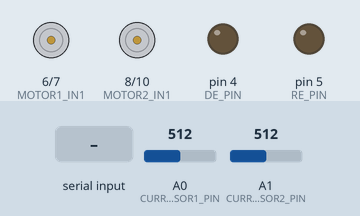
The sketch below on a simulated Arduino Uno, built with avr-gcc and run on an emulated ATmega328P. On the bench: motor-driver pin pairs drawn as motors (green arrow = first pin HIGH = forward, orange = second pin HIGH = backward, longer = more drive, scaled by the enable pin), output pins drawn as LEDs (lit = HIGH). The test bench sets the inputs (shaded band); at power-on: A0 (CURRENT_SENSOR1_PIN) = 512, A1 (CURRENT_SENSOR2_PIN) = 512.

Above: at 1.2 s.
1.3 s: "REQUEST_SLAVE2\n" received over the second serial link
At 2.5 s:
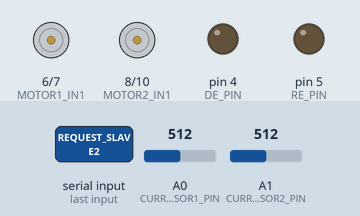
2.8 s: "ShutterOpen\n" received over the second serial link
At 3.3 s:
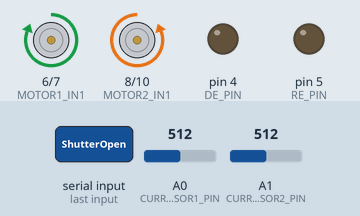
4.3 s: "ShutterClose\n" received over the second serial link
At 5.5 s:
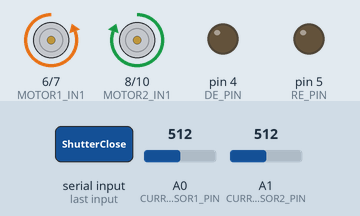
5.8 s: "REQUEST_SLAVE2\n" received over the second serial link
At 7.0 s:
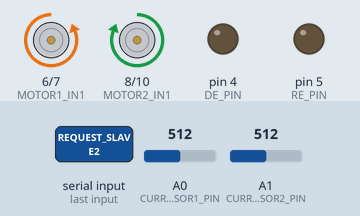
7.3 s: "Stop\n" received over the second serial link
At 8.0 s:
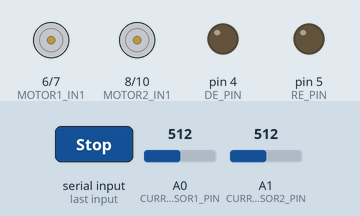
Timing chart, 0 to 9.8 s (numbered marks = the images above; inputs shaded):
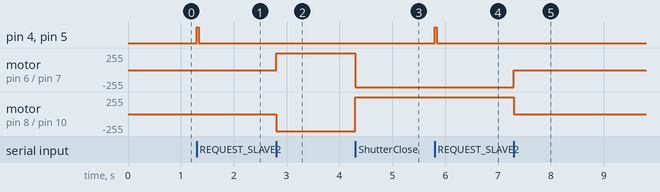

The sketch:

sketch_slave2.ino
```cpp
#include <SoftwareSerial.h>

#define CURRENT_SENSOR1_PIN A0
#define CURRENT_SENSOR2_PIN A1
#define MOTOR1_IN1 6
#define MOTOR1_IN2 7
#define MOTOR1_EN 9
#define MOTOR2_IN1 8
#define MOTOR2_IN2 10
#define MOTOR2_EN 11

#define DE_PIN 4
#define RE_PIN 5

int slaveID = 2;

SoftwareSerial rs485(10, 11);  // RS485 통신 (RX = 10, TX = 11)

void setup() {
  pinMode(MOTOR1_IN1, OUTPUT);
  pinMode(MOTOR1_IN2, OUTPUT);
  pinMode(MOTOR1_EN, OUTPUT);

  pinMode(MOTOR2_IN1, OUTPUT);
  pinMode(MOTOR2_IN2, OUTPUT);
  pinMode(MOTOR2_EN, OUTPUT);

  pinMode(DE_PIN, OUTPUT);
  pinMode(RE_PIN, OUTPUT);
  digitalWrite(DE_PIN, LOW);
  digitalWrite(RE_PIN, LOW);

  rs485.begin(9600);
  Serial.begin(9600);
}

void loop() {
  if (rs485.available()) {
    String command = rs485.readStringUntil('\n');
    command.trim();

    if (command == "REQUEST_SLAVE2") {
      sendCurrentData();
    } else {
      controlMotors(command);
    }
  }
}

void controlMotors(String command) {
  if (command == "ShutterOpen") {
    digitalWrite(MOTOR1_IN1, HIGH);
    digitalWrite(MOTOR1_IN2, LOW);
    analogWrite(MOTOR1_EN, 255);

    digitalWrite(MOTOR2_IN1, LOW);
    digitalWrite(MOTOR2_IN2, HIGH);
    analogWrite(MOTOR2_EN, 255);
  }
  else if (command == "ShutterClose") {
    digitalWrite(MOTOR1_IN1, LOW);
    digitalWrite(MOTOR1_IN2, HIGH);
    analogWrite(MOTOR1_EN, 255);

    digitalWrite(MOTOR2_IN1, HIGH);
    digitalWrite(MOTOR2_IN2, LOW);
    analogWrite(MOTOR2_EN, 255);
  }
  else if (command == "Stop") {
    digitalWrite(MOTOR1_IN1, LOW);
    digitalWrite(MOTOR1_IN2, LOW);
    analogWrite(MOTOR1_EN, 0);

    digitalWrite(MOTOR2_IN1, LOW);
    digitalWrite(MOTOR2_IN2, LOW);
    analogWrite(MOTOR2_EN, 0);
  }
}

void sendCurrentData() {
  int sensor1Value = analogRead(CURRENT_SENSOR1_PIN);
  int sensor2Value = analogRead(CURRENT_SENSOR2_PIN);
  float motor1Current = sensor1Value * (5.0 / 1023.0);
  float motor2Current = sensor2Value * (5.0 / 1023.0);

  digitalWrite(DE_PIN, HIGH);
  digitalWrite(RE_PIN, HIGH);

  rs485.print(slaveID);
  rs485.print("motor1Current:");
  rs485.print(motor1Current);
  rs485.print("motor2Current:");
  rs485.print(motor2Current);
  rs485.print("\n");

  digitalWrite(DE_PIN, LOW);
  digitalWrite(RE_PIN, LOW);
}
```

Measured:
- after the input at 1.3 s, pin 4 (DE_PIN), pin 5 (RE_PIN): LOW → HIGH at once, → LOW 0.04 s later
- after the input at 2.8 s, motor on pin 6 (MOTOR1_IN1) / pin 7 (MOTOR1_IN2): stopped → forward 255/255 at once; motor on pin 8 (MOTOR2_IN1) / pin 10 (MOTOR2_IN2): stopped → backward 255/255 at once
- after the input at 4.3 s, motor on pin 6 (MOTOR1_IN1) / pin 7 (MOTOR1_IN2): forward 255/255 → backward 255/255 at once; motor on pin 8 (MOTOR2_IN1) / pin 10 (MOTOR2_IN2): backward 255/255 → forward 255/255 at once
- after the input at 5.8 s, pin 4 (DE_PIN), pin 5 (RE_PIN): LOW → HIGH at once, → LOW 0.04 s later
- after the input at 7.3 s, motor on pin 6 (MOTOR1_IN1) / pin 7 (MOTOR1_IN2): backward 255/255 → stopped at once; motor on pin 8 (MOTOR2_IN1) / pin 10 (MOTOR2_IN2): forward 255/255 → stopped at once
